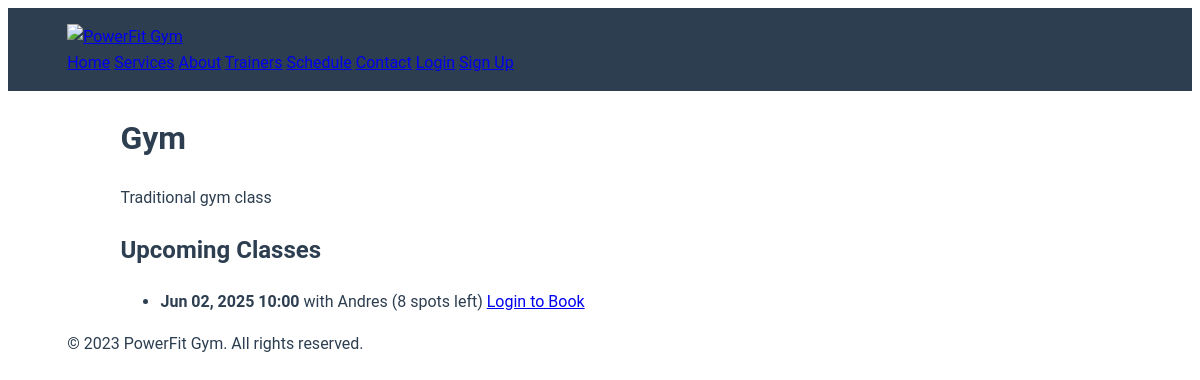
The app's page /services/1/ with its own data.
### main/models.py (models this page shows, shortened)
class Service(models.Model):
    name = models.CharField(max_length=100)
    description = models.TextField()
    price = models.DecimalField(max_digits=6, decimal_places=2, default=0.00)
    duration = models.CharField(max_length=50, help_text="Eg: 60 minutes")
    featured = models.BooleanField(default=False)
    image = models.CharField(max_length=100, blank=True)
    max_capacity = models.PositiveIntegerField(
        default=10,
        help_text="Maximum participants per session"
    )

class ClassSchedule(models.Model):
    service = models.ForeignKey(Service, on_delete=models.CASCADE, related_name='schedules')
    trainer = models.ForeignKey(Trainer, on_delete=models.CASCADE)
    start_datetime = models.DateTimeField()
    end_datetime = models.DateTimeField()
    max_capacity = models.PositiveIntegerField(default=10)
    class Meta:
        ordering = ['start_datetime']
        unique_together = [['service', 'start_datetime']]
    def spots_remaining(self):
        return self.max_capacity - self.bookings.count()

class Trainer(models.Model):
    name = models.CharField(max_length=100)
    specialization = models.CharField(max_length=100)
    bio = models.TextField()
    image = models.ImageField(upload_to='trainers/')
    experience = models.PositiveIntegerField(null=True, blank=True)

### main/views.py (the view)
# urls.py: path('services/<int:service_id>/', views.service_detail, name='service_detail'),
def service_detail(request, service_id):
    service = get_object_or_404(Service, id=service_id)
    schedules = ClassSchedule.objects.filter(
        service=service,
        start_datetime__gt=timezone.now()
    ).order_by('start_datetime')
    return render(request, 'service_detail.html', {
        'service': service,
        'schedules': schedules
    })

### main/templates/service_detail.html
{% extends 'base.html' %}
{% block content %}
<div class="container">
    <h1>{{ service.name }}</h1>
    <p>{{ service.description }}</p>
    <h2>Upcoming Classes</h2>
    {% if schedules %}
        <ul>
        {% for schedule in schedules %}
            <li>
                <strong>{{ schedule.start_datetime|date:"M d, Y H:i" }}</strong>
                with {{ schedule.trainer.name }}
                ({{ schedule.spots_remaining }} spots left)
                {% if user.is_authenticated %}
                    {% if schedule.is_available %}
                        <a href="{% url 'book_class' schedule.id %}">Book Now</a>
                    {% else %}
                        <span class="full">Fully Booked</span>
                    {% endif %}
                {% else %}
                    <a href="{% url 'login' %}?next={% url 'service_detail' service.id %}">
                        Login to Book
                    </a>
                {% endif %}
            </li>
        {% endfor %}
        </ul>
    {% else %}
        <p>No upcoming classes scheduled.</p>
    {% endif %}
</div>
{% endblock %}

### static/css/style.css (style rules this page uses)
:root { --primary: #2c3e50; --secondary: #e74c3c; --light: #ecf0f1; --dark: #2c3e50; }
body { font-family: 'Roboto', sans-serif; line-height: 1.6; color: var(--dark); }
.container { width: 90%; max-width: 1200px; margin: 0 auto; }

### records on screen
Service: name "Gym", description "Traditional gym class"
ClassSchedule: start_datetime "Jun 02, 2025 10:00", trainer.name "Andres", spots_remaining "8"
